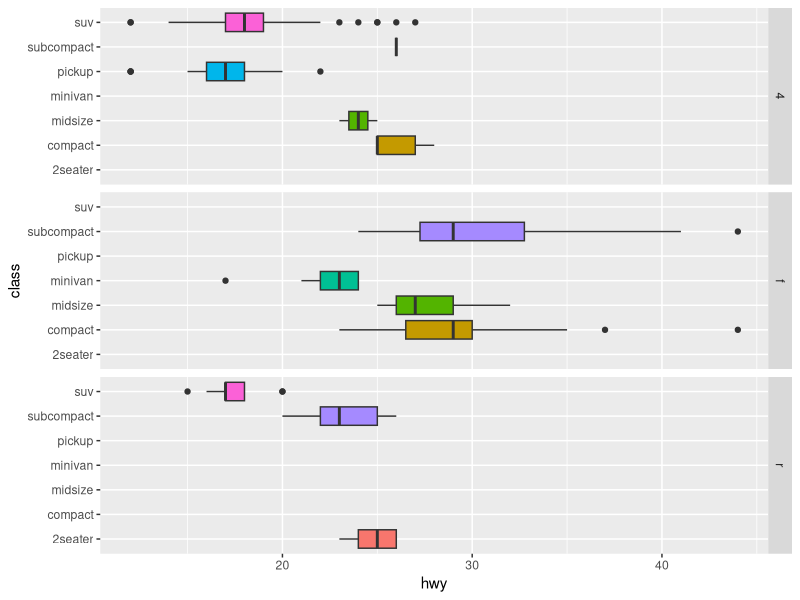
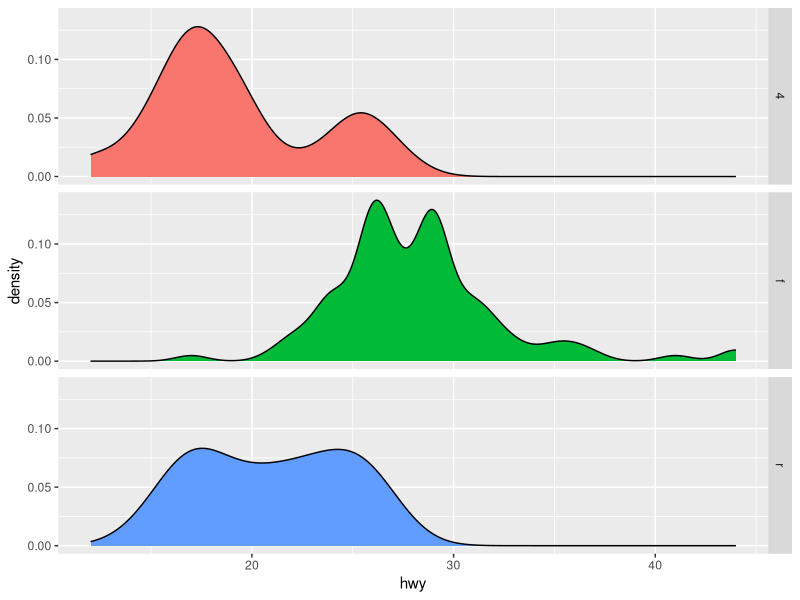

Here is the R script that generated these plots, in order:
## ---- chunk 1
knitr::opts_chunk$set(echo = TRUE,
                      message = FALSE,
                      warning = FALSE)
library(tidyverse)
## ---- chunk 2
ggplot(data = mpg, aes(x = class, y = hwy, fill = class)) +
  geom_boxplot(show.legend = FALSE) +
  coord_flip() +
  facet_grid(rows = vars(drv))
## ---- chunk 3
ggplot(data = mpg, mapping = aes(x = hwy, fill = drv)) +
  geom_density(show.legend = FALSE) +
  facet_grid(rows = vars(drv))
